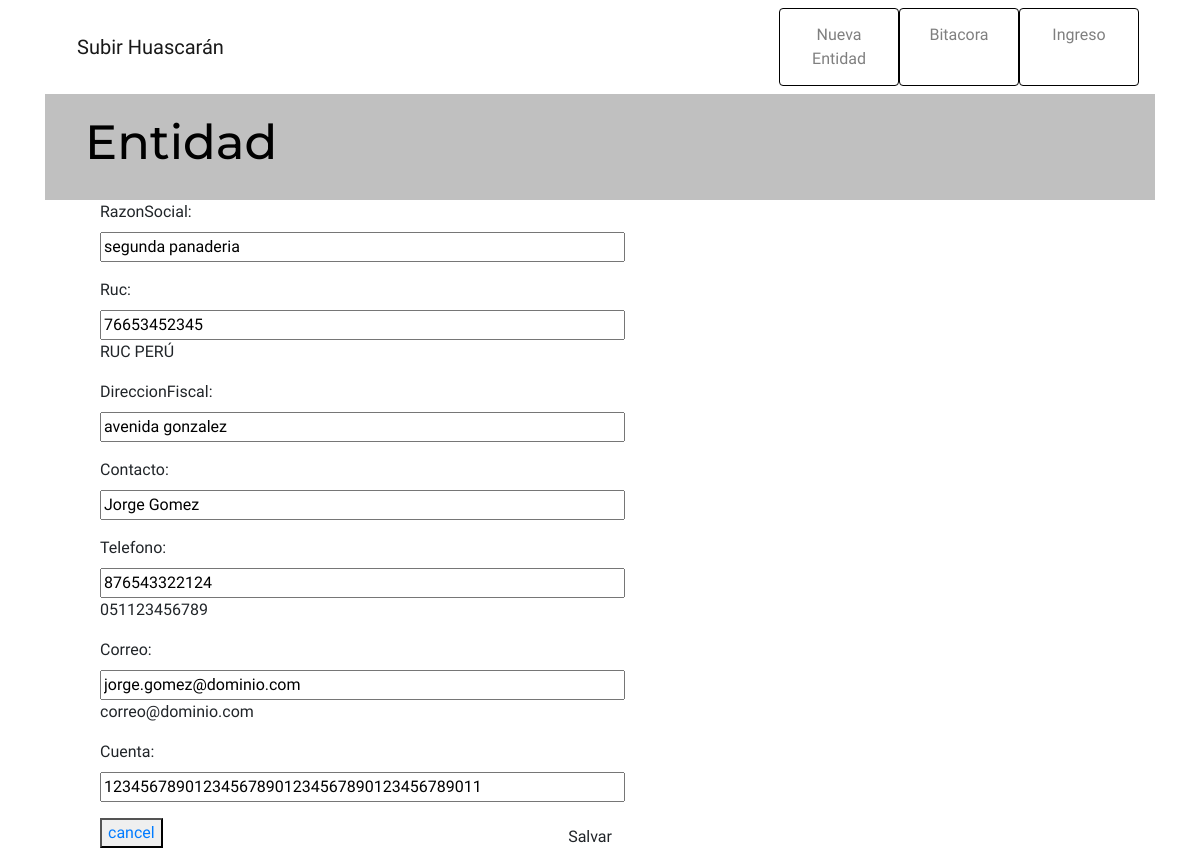
Page /entidad/2/edit/ on the earlier database version.
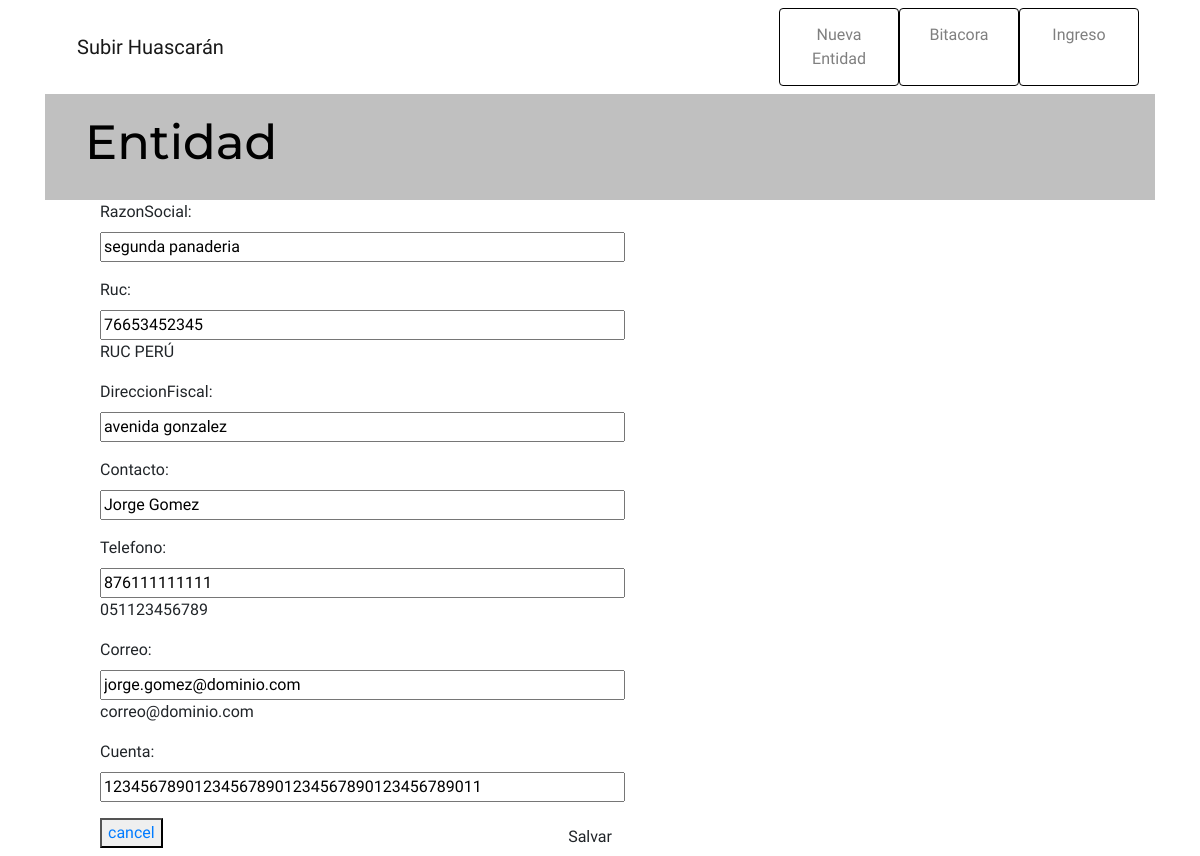
Same page on the later database version.
### gestion/models.py (models this page shows)
class Entidad(models.Model):
	razonSocial = models.CharField(max_length=100)
	ruc = models.CharField(help_text="RUC PERÚ", max_length=11, validators=[int_list_validator(sep=''),MinLengthValidator(11),])
	direccionFiscal =models.CharField(max_length=100)
	contacto = models.CharField(max_length=100)
	telefono = models.CharField(help_text="051123456789", max_length=12, validators=[int_list_validator(sep=''),MinLengthValidator(12),])
	correo = models.EmailField(max_length=254, help_text='correo@dominio.com', unique=True)
	cuenta = models.CharField(max_length=42)

### gestion/views.py (the view)
# urls.py: path('entidad/<int:pk>/edit/', views.entidad_edit, name='entidad_edit'),
def entidad_edit(request, pk):
    entidad = get_object_or_404(Entidad, pk=pk)
    if request.method == "POST":
        form = EntidadForm(request.POST, instance=entidad)
        if form.is_valid():
            entidad = form.save(commit=False)
            entidad.save()
            return redirect('entidad_detail', pk=entidad.pk)
    else:
        form = EntidadForm(instance=entidad)
    return render(request, 'gestion/entidad_edit.html', {'form': form})

### gestion/forms.py
class EntidadForm(forms.ModelForm):
    class Meta:
        model = Entidad
        fields = ('razonSocial', 'ruc','direccionFiscal','contacto','telefono','correo','cuenta',)

### gestion/templates/gestion/entidad_edit.html
{% extends 'gestion/base.html' %}
{% block title %}Entidad{% endblock %}
{% block content %}
<form method="POST" class="entidad-form">{% csrf_token %}
    {{ form.as_p }}
    <button type="submit" class="save btn btn-default">Salvar</button>
</form>
<button><a href="/">cancel</a></button>
{% endblock %}

Differences in the rows shown:
changed Entidad "segunda panaderia": telefono "876543322124" → "876111111111"
